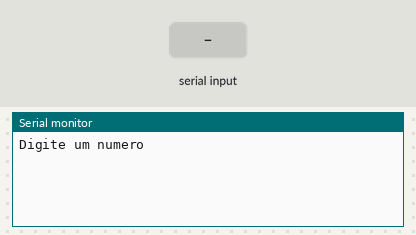
A sketch run on a simulated Arduino Uno, built with avr-gcc and run on an emulated ATmega328P. Shown: the last lines printed to the serial monitor. The test bench sets the inputs (shaded band).

Above: at 1.2 s.
1.3 s: "90,45\n" received over Serial
At 2.1 s:
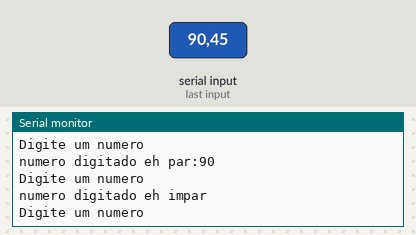
2.8 s: "30,150\n" received over Serial
At 4.6 s:
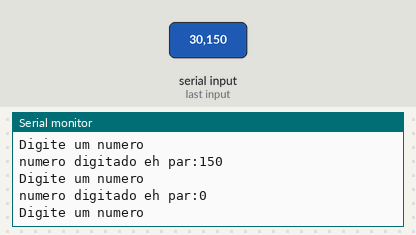
Timing chart, 0 to 6.1 s (numbered marks = the images above; inputs shaded):
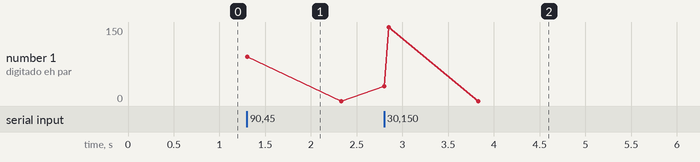

The sketch:

Exerc_cios_12.ino
```cpp
//Faça um programa que receba um número do usuário e informe se este número é
//par ou ímpar.

//Variaveis
 int numero;

void setup()
{
  Serial.begin(9600);
}

void loop()
{
  Serial.println("Digite um numero");//pergunta a idade do usuário
  while( ! Serial.available()){}//Aguarda o usuário digitar (para o loop)
  numero = Serial.parseInt();

  if(numero % 2 == 0){
    Serial.println("numero digitado eh par:"  + String (numero));
  }else {
     Serial.println("numero digitado eh impar");
}


}
```

Measured:
- after the input at 1.3 s, the serial monitor: prints a new line at once (image 1)
- after the input at 2.8 s, the serial monitor: prints a new line at once (image 2)
